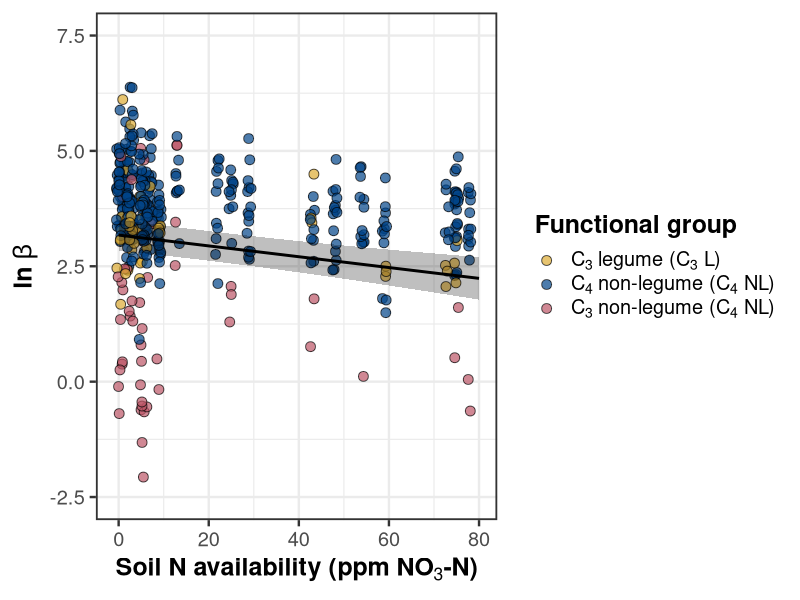
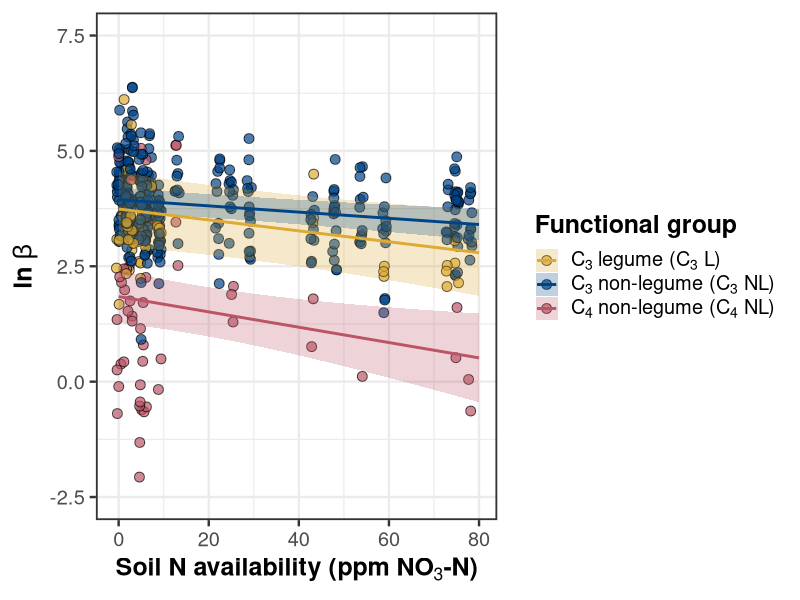
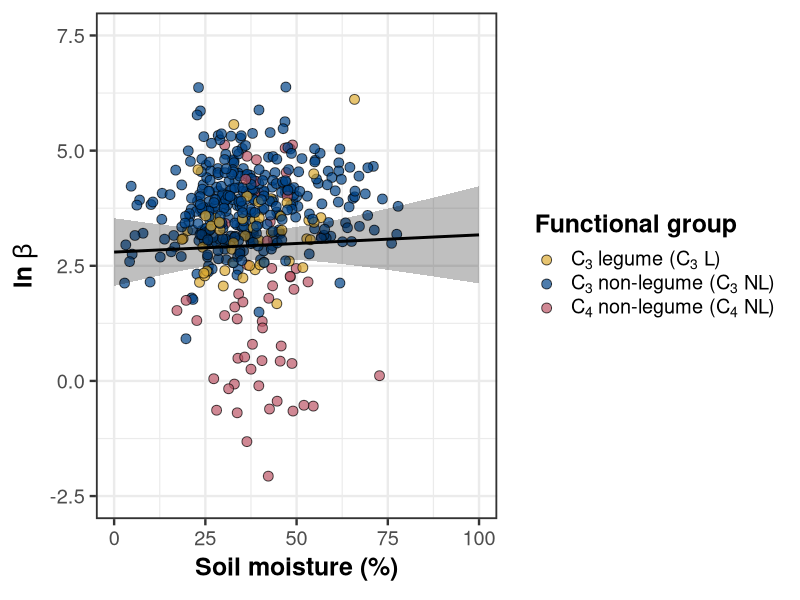
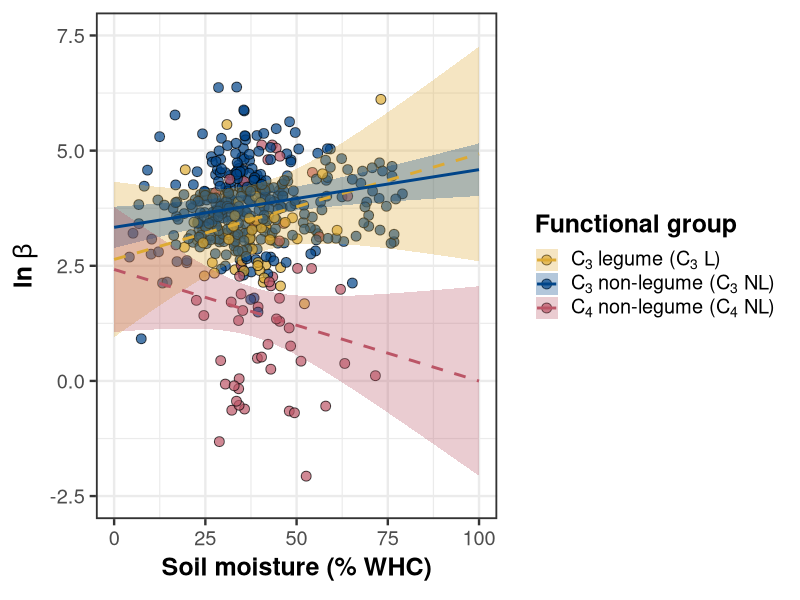
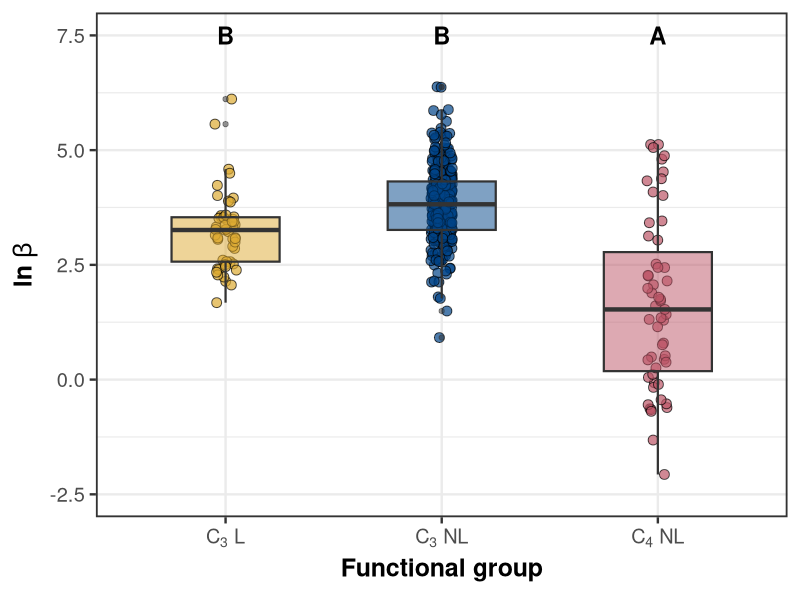
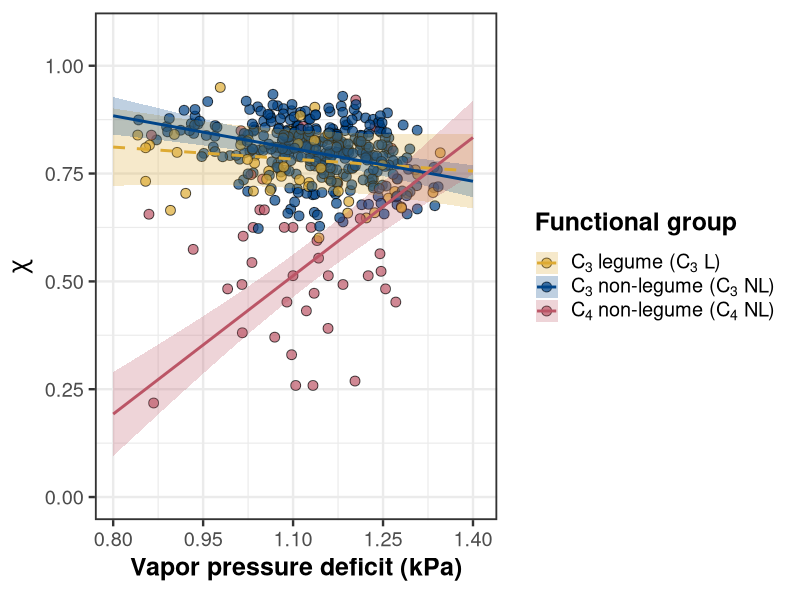
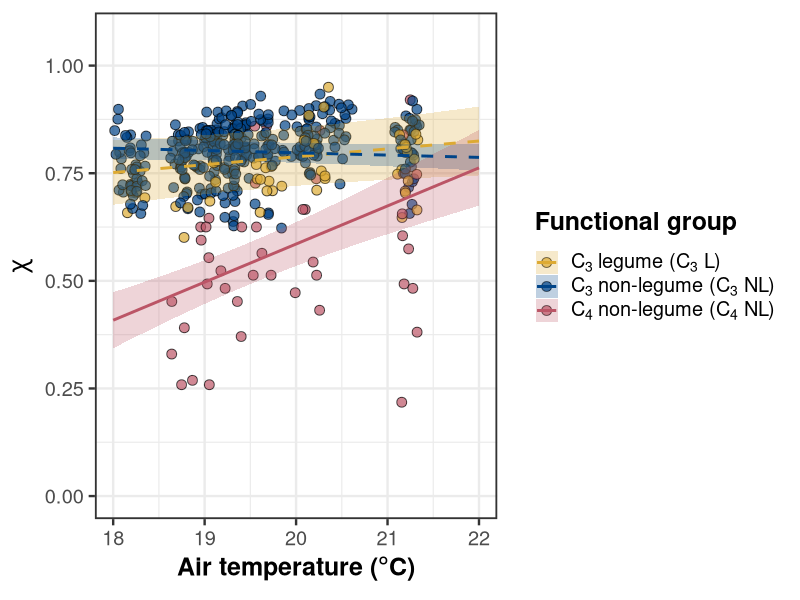
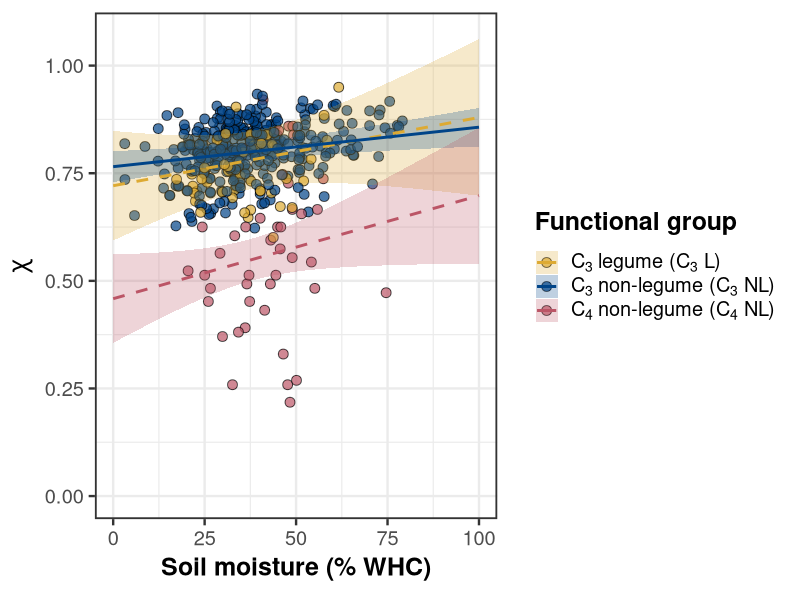

Reproduce these figures in R, in order.
##########################################################################
## Load libraries and import data
##########################################################################
# Libraries
library(lme4)
library(emmeans)
library(tidyverse)
library(ggpubr)

# Turn off digit rounding in emmean args
emm_options(opt.digits = FALSE)

# Load compiled datasheet
df <- read.csv("../data_sheets/TXeco_compiled_datasheet.csv",
               na.strings = c("NA", "NaN")) %>%
  filter(site != "Bell_2020_05" & 
           site != "Russel_2020_01") %>%
  mutate(pft = ifelse(pft == "c4_graminoid", 
                      "c4_nonlegume",
                      ifelse(pft == "c3_graminoid" | pft == "c3_forb" | pft == "c3_shrub",
                             "c3_nonlegume", 
                             ifelse(pft == "legume", 
                                    "c3_legume", 
                                    NA))),
         chi = ifelse(chi > 0.95 & chi < 0.20, NA, chi))

## Add colorblind friendly palette
cbbPalette <- c("#0077BB", "#33BBEE", "#009988", "#EE7733", "#CC3311")
cbbPalette2 <- c("#CC3311", "#EE7733", "#009988", "#33BBEE", "#0077BB")
cbbPalette3 <- c("#DDAA33", "#004488", "#BB5566")

## Figure out sample sizes within each pft class
length(df$pft[df$pft == "c3_legume"])
length(df$pft[df$pft == "c3_nonlegume"])
length(df$pft[df$pft == "c4_nonlegume"])

## Convert VPD from hPa (PRISM units) to kPa (standard)
df$vpd4 <- df$vpd4 / 10

## Remove outliers from statistical models
df$beta[c(84, 317, 500)] <- NA
df$chi[c(62, 117, 275, 317, 481, 276, 304, 322, 500,
         315, 456, 480, 502, 71, 292, 483, 484, 402)] <- NA
df$narea[df$narea > 10] <- NA
df$narea[509] <- NA

## Add general models
beta <- lmer(log(beta) ~ wn90_perc * soil.no3n * pft + (1 | NCRS.code), data = df)
chi <- lmer(chi ~ (vpd4 + tavg4 + (wn90_perc * soil.no3n)) * pft + (1 | NCRS.code), 
            data = df)
narea <- lmer(log(narea) ~ (beta + chi + soil.no3n) * pft + (1 | NCRS.code), 
              data = df)

##########################################################################
## Beta plots
##########################################################################

##########################################################################
## Beta - soil N
##########################################################################
test(emtrends(beta, ~pft, "soil.no3n"))

beta.no3n.pft <- data.frame(emmeans(beta, ~pft, "soil.no3n",
                                    at = list(soil.no3n = seq(0,80,1))))

beta.no3n <- data.frame(emmeans(beta, ~1, "soil.no3n",
                                at = list(soil.no3n = seq(0,80,1)))) %>%
  dplyr::select(pft = X1, everything()) %>%
  full_join(beta.no3n.pft) %>%
  mutate(linetype = "dashed")

beta.no3n.ind <- ggplot(data = subset(df, !is.na(pft)), 
                        aes(x = soil.no3n, y = log(beta))) +
   geom_jitter(aes(fill = pft),
               width = 0.5, size = 3, alpha = 0.7, shape = 21) +
  geom_ribbon(data = subset(beta.no3n, pft == "overall"), 
              aes(x = soil.no3n, y = emmean, ymin = lower.CL, 
                  ymax = upper.CL), alpha = 0.25, fill = "black") +
  geom_line(data = subset(beta.no3n, pft == "overall"),
            aes(x = soil.no3n, y = emmean),
            color = "black", size = 1) +
  scale_fill_manual(values = c(cbbPalette3), 
                    labels = c(expression("C"[3]~"legume (C"[3]*" L)"),
                               expression("C"[4]~"non-legume (C"[4]*" NL)"),
                               expression("C"[3]~"non-legume (C"[4]*" NL)"))) +
  scale_color_manual(values = c(cbbPalette3), 
                     labels = c(expression("C"[3]~"legume (C"[3]*" L)"),
                                expression("C"[4]~"non-legume (C"[4]*" NL)"),
                                expression("C"[3]~"non-legume (C"[3]*" NL)"))) +
  scale_x_continuous(limits = c(-1, 80), breaks = seq(0, 80, 20)) +
  scale_y_continuous(limits = c(-2.5, 7.5), breaks = seq(-2.5, 7.5, 2.5)) +
  labs(x = expression(bold("Soil N availability (ppm NO"[3]*"-N)")),
       y = expression(bold(ln~beta)),
       fill = "Functional group") +
  theme_bw(base_size = 18) +
  theme(legend.text.align = 0,
        panel.border = element_rect(size = 1.25),
        legend.title = element_text(face = "bold"))
beta.no3n.ind


beta.no3n.int <- ggplot(data = subset(df, !is.na(pft)), 
                        aes(x = soil.no3n, y = log(beta))) +
  geom_jitter(aes(fill = pft),
              width = 0.5, size = 3, alpha = 0.7, shape = 21) +
  geom_ribbon(data = subset(beta.no3n, pft != "overall"), 
              aes(x = soil.no3n, y = emmean, ymin = lower.CL, 
                  ymax = upper.CL, fill = pft), alpha = 0.25) +
  geom_line(data = subset(beta.no3n, pft != "overall"),
            aes(x = soil.no3n, y = emmean, color = pft), size = 1) +
  scale_fill_manual(values = c(cbbPalette3), 
                    labels = c(expression("C"[3]~"legume (C"[3]*" L)"),
                               expression("C"[3]~"non-legume (C"[3]*" NL)"),
                               expression("C"[4]~"non-legume (C"[4]*" NL)"))) +
  scale_color_manual(values = c(cbbPalette3), 
                    labels = c(expression("C"[3]~"legume (C"[3]*" L)"),
                               expression("C"[3]~"non-legume (C"[3]*" NL)"),
                               expression("C"[4]~"non-legume (C"[4]*" NL)"))) +
  scale_x_continuous(limits = c(-1, 80), breaks = seq(0, 80, 20)) +
  scale_y_continuous(limits = c(-2.5, 7.5), breaks = seq(-2.5, 7.5, 2.5)) +
  labs(x = expression(bold("Soil N availability (ppm NO"[3]*"-N)")),
       y = expression(bold(ln~beta)),
       fill = "Functional group", color = "Functional group") +
  theme_bw(base_size = 18) +
  theme(legend.text.align = 0,
        panel.border = element_rect(size = 1.25),
        legend.title = element_text(face = "bold"))
beta.no3n.int

##########################################################################
## Beta - soil moisture
##########################################################################
test(emtrends(beta, ~pft, "wn90_perc"))

beta.sm.pft <- data.frame(emmeans(beta, ~pft, "wn90_perc",
                                    at = list(wn90_perc = seq(0,1,0.01))))

beta.sm <- data.frame(emmeans(beta, ~1, "wn90_perc",
                                at = list(wn90_perc = seq(0,1,0.01)))) %>%
  dplyr::select(pft = X1, everything()) %>%
  full_join(beta.sm.pft) %>%
  mutate(linetype = ifelse(pft == "c3_nonlegume", "solid", "dashed"))

beta.h2o.ind <- ggplot(data = subset(df, !is.na(pft)), 
                       aes(x = wn90_perc, y = log(beta))) +
  geom_jitter(aes(fill = pft),
              width = 0.1, size = 3, alpha = 0.7, shape = 21) +
  geom_ribbon(data = subset(beta.sm, pft == "overall"),
              aes(x = wn90_perc, y = emmean, ymin = lower.CL, ymax = upper.CL),
              alpha = 0.25, fill = "black") +
  geom_line(data = subset(beta.sm, pft == "overall"),
            aes(x = wn90_perc, y = emmean),
            size = 1, color = "black") +
  scale_fill_manual(values = c(cbbPalette3), 
                    labels = c(expression("C"[3]~"legume (C"[3]*" L)"),
                               expression("C"[3]~"non-legume (C"[3]*" NL)"),
                               expression("C"[4]~"non-legume (C"[4]*" NL)"))) +
  scale_x_continuous(limits = c(0, 1), breaks = seq(0, 1, 0.25),
                     labels = c(0, 25, 50, 75, 100)) +
  scale_y_continuous(limits = c(-2.5, 7.5), breaks = seq(-2.5, 7.5, 2.5)) +
  labs(x = expression(bold("Soil moisture (%)")),
       y = expression(bold(ln~beta)),
       fill = "Functional group",
       color = "Functional group") +
  theme_bw(base_size = 18) +
  theme(legend.text.align = 0,
        panel.border = element_rect(size = 1.25),
        legend.title = element_text(face = "bold"))
beta.h2o.ind

beta.h2o.int <- ggplot(data = subset(df, !is.na(pft)), 
                       aes(x = wn90_perc, y = log(beta))) +
  geom_jitter(aes(fill = pft),
              width = 0.1, size = 3, alpha = 0.7, shape = 21) +
  geom_ribbon(data = subset(beta.sm, pft != "overall"),
              aes(x = wn90_perc, y = emmean, ymin = lower.CL,
                  ymax = upper.CL, fill = pft),
              alpha = 0.3) +
  geom_line(data = subset(beta.sm, pft != "overall"),
            aes(x = wn90_perc, y = emmean, linetype = linetype, color = pft),
            size = 1) +
  scale_fill_manual(values = c(cbbPalette3), 
                    labels = c(expression("C"[3]~"legume (C"[3]*" L)"),
                               expression("C"[3]~"non-legume (C"[3]*" NL)"),
                               expression("C"[4]~"non-legume (C"[4]*" NL)"))) +
  scale_color_manual(values = c(cbbPalette3), 
                     labels = c(expression("C"[3]~"legume (C"[3]*" L)"),
                                expression("C"[3]~"non-legume (C"[3]*" NL)"),
                                expression("C"[4]~"non-legume (C"[4]*" NL)"))) +
  scale_linetype_manual(values = c("dashed", "solid")) +
  scale_x_continuous(limits = c(0, 1), breaks = seq(0, 1, 0.25),
                     labels = c(0, 25, 50, 75, 100)) +
  scale_y_continuous(limits = c(-2.5, 7.5), breaks = seq(-2.5, 7.5, 2.5)) +
  labs(x = expression(bold("Soil moisture (% WHC)")),
       y = expression(bold(ln~beta)),
       fill = "Functional group",
       color = "Functional group") +
  guides(linetype = "none") +
  theme_bw(base_size = 18) +
  theme(legend.text.align = 0,
        panel.border = element_rect(size = 1.25),
        legend.title = element_text(face = "bold"))
beta.h2o.int

##########################################################################
## Beta - PFT
##########################################################################
beta.pft <- data.frame(multcomp::cld(emmeans(beta, ~pft), 
                           Letters = LETTERS)) %>%
  mutate(.group = trimws(.group, which = "both"))

beta.pft.plot <- ggplot() +
  geom_jitter(data = subset(df, !is.na(pft)), 
              aes(x = pft, y = log(beta), fill = pft),
              width = 0.05, alpha = 0.7, shape = 21, size = 3) +
  geom_boxplot(data = subset(df, !is.na(pft)), 
               aes(x = pft, y = log(beta), fill = pft), 
               alpha = 0.5, width = 0.5, size = 0.75) +
  geom_text(data = beta.pft,
            aes(x = pft, y = 7.5, label = .group), fontface = "bold", size = 6) +
  scale_fill_manual(values = cbbPalette3) +
  scale_x_discrete(labels = c(expression("C"[3]*" L"),
                              expression("C"[3]*" NL"),
                              expression("C"[4]*" NL"))) +
  scale_y_continuous(limits = c(-2.5, 7.5), breaks = seq(-2.5, 7.5, 2.5)) +
  labs(x = expression(bold("Functional group")),
       y = expression(bold(ln~beta))) +
  guides(fill = "none") +
  theme_bw(base_size = 18) +
  theme(panel.border = element_rect(size = 1.25))
beta.pft.plot

##########################################################################
## Write beta plot
##########################################################################
# Write plot
png("../working_drafts/figs/TXeco_fig2_beta.png",
    width = 12, height = 8.5, units = 'in', res = 600)
ggarrange(beta.h2o.int, beta.no3n.int, beta.pft.plot,
          ncol = 2, nrow = 2, common.legend = TRUE,
          legend = "right", align = "hv", labels = "AUTO",
          font.label = list(size = 18))
dev.off()

##########################################################################
## Chi - VPD
##########################################################################
test(emtrends(chi, ~pft, "vpd4"))

chi.vpd.pft <- data.frame(emmeans(chi, ~pft, "vpd4",
                                  at = list(vpd4 = seq(0.8,1.4,0.01))))

chi.vpd <- data.frame(emmeans(chi, ~1, "vpd4",
                              at = list(vpd4 = seq(0.8,1.4,0.01)))) %>%
  dplyr::select(pft = X1, everything()) %>%
  full_join(chi.vpd.pft) %>%
  mutate(linetype = ifelse(pft == "c3_legume", "dashed", "solid"))


chi.vpd.int <- ggplot(data = df, aes(x = vpd4, y = chi)) +
  geom_jitter(aes(fill = pft),
              width = 0.1, size = 3, alpha = 0.7, shape = 21) +
  geom_ribbon(data = subset(chi.vpd, pft != "overall"), 
              aes(x = vpd4, y = emmean, ymin = lower.CL, 
                  ymax = upper.CL, fill = pft), alpha = 0.25) +
  geom_line(data = subset(chi.vpd, pft != "overall"), 
            aes(x = vpd4, y = emmean, color = pft, linetype = linetype), 
            size = 1) +
  scale_fill_manual(values = cbbPalette3, 
                    labels = c(expression("C"[3]~"legume (C"[3]*" L)"),
                               expression("C"[3]~"non-legume (C"[3]*" NL)"),
                               expression("C"[4]~"non-legume (C"[4]*" NL)"))) +
  scale_color_manual(values = cbbPalette3, 
                     labels = c(expression("C"[3]~"legume (C"[3]*" L)"),
                                expression("C"[3]~"non-legume (C"[3]*" NL)"),
                                expression("C"[4]~"non-legume (C"[4]*" NL)"))) +
  scale_linetype_manual(values = c("dashed", "solid")) +
  scale_x_continuous(limits = c(0.8, 1.41), breaks = seq(0.8, 1.4, 0.15)) +
  scale_y_continuous(limits = c(0, 1.07), breaks = seq(0, 1, 0.25)) +
  labs(x = expression(bold("Vapor pressure deficit (kPa)")),
       y = expression(bold(chi)),
       fill = expression(bold("Functional group")), 
       color = expression(bold("Functional group"))) +
  guides(linetype = "none") +
  theme_bw(base_size = 18) +
  theme(legend.text.align = 0,
        panel.border = element_rect(size = 1.25))
chi.vpd.int

##########################################################################
## Chi - Temp
##########################################################################
test(emtrends(chi, ~pft, "tavg4"))

chi.tavg.pft <- data.frame(emmeans(chi, ~pft, "tavg4",
                                  at = list(tavg4 = seq(18, 22,0.1))))

chi.tavg <- data.frame(emmeans(chi, ~1, "tavg4",
                              at = list(tavg4 = seq(18, 22,0.1)))) %>%
  dplyr::select(pft = X1, everything()) %>%
  full_join(chi.tavg.pft) %>%
  mutate(linetype = ifelse(pft == "c4_nonlegume", "solid", "dashed"))

chi.temp.int <- ggplot(data = df, aes(x = tavg4, y = chi)) +
  geom_jitter(aes(fill = pft),
              width = 0.1, size = 3, alpha = 0.7, shape = 21) +
  geom_ribbon(data = subset(chi.tavg, pft != "overall"),
              aes(x = tavg4, y = emmean, ymin = lower.CL,
                  ymax = upper.CL, fill = pft), alpha = 0.25) +
  geom_line(data = subset(chi.tavg, pft != "overall"),
            aes(x = tavg4, y = emmean, color = pft, linetype = linetype), 
            size = 1) +
  scale_fill_manual(values = cbbPalette3, 
                    labels = c(expression("C"[3]~"legume (C"[3]*" L)"),
                               expression("C"[3]~"non-legume (C"[3]*" NL)"),
                               expression("C"[4]~"non-legume (C"[4]*" NL)"))) +
  scale_color_manual(values = cbbPalette3, 
                     labels = c(expression("C"[3]~"legume (C"[3]*" L)"),
                                expression("C"[3]~"non-legume (C"[3]*" NL)"),
                                expression("C"[4]~"non-legume (C"[4]*" NL)"))) +
  scale_linetype_manual(values = c("dashed", "solid")) +
  scale_x_continuous(limits = c(18, 22), breaks = seq(18, 22, 1)) +
  scale_y_continuous(limits = c(0, 1.07), breaks = seq(0, 1, 0.25)) +
  labs(x = expression(bold("Air temperature ("*degree*"C)")),
       y = expression(bold(chi)),
       fill = expression(bold("Functional group")),
       color = expression(bold("Functional group"))) +
  guides(linetype = "none") +
  theme_bw(base_size = 18) +
  theme(legend.text.align = 0,
        panel.border = element_rect(size = 1.25))
chi.temp.int

##########################################################################
## Chi - Soil moisture
##########################################################################
test(emtrends(chi, ~pft, "wn90_perc"))

chi.sm.pft <- data.frame(emmeans(chi, ~pft, "wn90_perc",
                                   at = list(wn90_perc = seq(0, 1, 0.01))))

chi.sm <- data.frame(emmeans(chi, ~1, "wn90_perc",
                               at = list(wn90_perc = seq(0, 1, 0.01)))) %>%
  dplyr::select(pft = X1, everything()) %>%
  full_join(chi.sm.pft) %>%
  mutate(linetype = ifelse(pft == "c3_nonlegume", "dashed", "solid"))

chi.sm.int <- ggplot(data = df, aes(x = wn90_perc, y = chi)) +
  geom_jitter(aes(fill = pft),
              width = 0.1, size = 3, alpha = 0.7, shape = 21) +
  geom_ribbon(data = subset(chi.sm, pft != "overall"), 
              aes(x = wn90_perc, y = emmean, ymin = lower.CL, 
                  ymax = upper.CL, fill = pft), alpha = 0.25) +
  geom_line(data = subset(chi.sm, pft != "overall"), 
            aes(x = wn90_perc, y = emmean, color = pft, linetype = linetype),
            size = 1) +
  scale_fill_manual(values = cbbPalette3, 
                    labels = c(expression("C"[3]~"legume (C"[3]*" L)"),
                               expression("C"[3]~"non-legume (C"[3]*" NL)"),
                               expression("C"[4]~"non-legume (C"[4]*" NL)"))) +
  scale_color_manual(values = cbbPalette3, 
                     labels = c(expression("C"[3]~"legume (C"[3]*" L)"),
                                expression("C"[3]~"non-legume (C"[3]*" NL)"),
                                expression("C"[4]~"non-legume (C"[4]*" NL)"))) +
  scale_x_continuous(limits = c(0, 1), breaks = seq(0, 1, 0.25),
                     labels = c(0, 25, 50, 75, 100)) +
  scale_y_continuous(limits = c(0, 1.07), breaks = seq(0, 1, 0.25)) +
  scale_linetype_manual(values = c("solid", "dashed")) +
  labs(x = expression(bold("Soil moisture (% WHC)")),
       y = expression(bold(chi)),
       fill = expression(bold("Functional group")),
       color = expression(bold("Functional group"))) +
  guides(linetype = "none") +
  theme_bw(base_size = 18) +
  theme(legend.text.align = 0,
        panel.border = element_rect(size = 1.25))
chi.sm.int 

##########################################################################
## Chi- soil N
##########################################################################
test(emtrends(chi, ~pft, "soil.no3n"))

chi.no3n.pft <- data.frame(emmeans(chi, ~pft, "soil.no3n",
                                   at = list(soil.no3n = seq(0, 80, 1))))

chi.no3n <- data.frame(emmeans(chi, ~1, "soil.no3n",
                               at = list(soil.no3n = seq(0, 80, 1)))) %>%
  dplyr::select(pft = X1, everything()) %>%
  full_join(chi.no3n.pft) %>%
  mutate(linetype = ifelse(pft == "c4_nonlegume", "dashed", "solid"))


chi.no3n.int <- ggplot(data = df, aes(x = soil.no3n, y = chi)) +
  geom_jitter(aes(fill = pft),
              width = 0.5, size = 3, alpha = 0.7, shape = 21) +
  # geom_ribbon(data = subset(chi.no3n, pft != "overall"), 
  #             aes(x = soil.no3n, y = emmean, ymin = lower.CL, 
  #                 ymax = upper.CL, fill = pft), alpha = 0.25) +
  # geom_line(data = subset(chi.no3n, pft != "overall"),
  #           aes(x = soil.no3n, y = emmean, color = pft), 
  #           size = 1, lty = "dashed") +
  scale_fill_manual(values = cbbPalette3, 
                    labels = c(expression("C"[3]~"legume (C"[3]*" L)"),
                               expression("C"[3]~"non-legume (C"[3]*" NL)"),
                               expression("C"[4]~"non-legume (C"[4]*" NL)"))) +
  scale_color_manual(values = cbbPalette3, 
                     labels = c(expression("C"[3]~"legume (C"[3]*" L)"),
                                expression("C"[3]~"non-legume (C"[3]*" NL)"),
                                expression("C"[4]~"non-legume (C"[4]*" NL)"))) +
  scale_x_continuous(limits = c(0, 80), breaks = seq(0, 80, 20)) +
  scale_y_continuous(limits = c(0, 1.07), breaks = seq(0, 1, 0.25)) +
  labs(x = expression(bold("Soil N availability (ppm NO"[3]*"-N)")),
       y = expression(bold(chi)),
       fill = expression(bold("Functional group")),
       color = expression(bold("Functional group"))) +
  theme_bw(base_size = 18) +
  theme(legend.text.align = 0,
        panel.border = element_rect(size = 1.25))
chi.no3n.int

##########################################################################
## Chi- pft
##########################################################################
chi.pft <- data.frame(multcomp::cld(emmeans(chi, ~pft), 
                                     Letters = LETTERS)) %>%
  mutate(.group = trimws(.group, which = "both"))

chi.pft.plot <- ggplot() +
  geom_jitter(data = subset(df, !is.na(pft)), 
              aes(x = pft, y = chi, fill = pft),
              width = 0.05, alpha = 0.7, shape = 21, size = 3) +
  geom_boxplot(data = subset(df, !is.na(pft)), 
               aes(x = pft, y = chi, fill = pft), 
               alpha = 0.5, width = 0.5, size = 0.75) +
  geom_text(data = chi.pft,
            aes(x = pft, y = 1.07, label = .group), fontface = "bold", size = 6) +
  scale_fill_manual(values = cbbPalette3) +
  scale_x_discrete(labels = c(expression("C"[3]*" L"),
                              expression("C"[3]*" NL"),
                              expression("C"[4]*" NL"))) +
  scale_y_continuous(limits = c(0, 1.07), breaks = seq(0, 1, 0.25)) +
  labs(x = expression(bold("Functional group")),
       y = expression(bold(chi))) +
  guides(fill = "none") +
  theme_bw(base_size = 18) +
  theme(panel.border = element_rect(size = 1.25))
chi.pft.plot

##########################################################################
## Write chi plot
##########################################################################
png("../working_drafts/figs/TXeco_fig3_chi.png",
    height = 14, width = 13, units = 'in', res = 600)
ggarrange(chi.sm.int, chi.no3n.int,
          chi.vpd.int, chi.temp.int,
          chi.pft.plot,
          nrow = 3, ncol = 2, common.legend = TRUE, legend = "right", 
          align = "hv", labels = "AUTO", font.label = list(size = 18))
dev.off()

##########################################################################
## Narea - soil N
##########################################################################
test(emtrends(narea, ~pft, "soil.no3n"))
car::Anova(narea)

narea.no3n.pft <- data.frame(emmeans(narea, ~pft, "soil.no3n",
                                   at = list(soil.no3n = seq(0, 80, 1))))

narea.no3n <- data.frame(emmeans(narea, ~1, "soil.no3n",
                               at = list(soil.no3n = seq(0, 80, 1)))) %>%
  dplyr::select(pft = X1, everything()) %>%
  full_join(narea.no3n.pft) %>%
  mutate(linetype = "dashed")


narea.no3n.ind <- ggplot(data = subset(df, !is.na(pft)), 
                        aes(x = soil.no3n, y = log(narea))) +
  geom_jitter(aes(fill = pft),
              width = 0.5, size = 3, alpha = 0.7, shape = 21) +
  # geom_ribbon(data = subset(narea.no3n, pft == "overall"),
  #             aes(y = emmean, ymin = lower.CL, ymax = upper.CL), 
  #             alpha = 0.25) +
  # geom_smooth(data = subset(narea.no3n, pft == "overall"),
  #             aes(y = emmean), linetype = "dashed", color = "black",
  #             size = 1) +
  scale_fill_manual(values = c(cbbPalette3), 
                    labels = c(expression("C"[3]~"legume (C"[3]*" L)"),
                               expression("C"[3]~"non-legume (C"[3]*" NL)"),
                               expression("C"[4]~"non-legume (C"[4]*" NL)"))) +
  scale_x_continuous(limits = c(-1, 80), breaks = seq(0, 80, 20)) +
  scale_y_continuous(limits = c(-1, 3), breaks = seq(-1, 3, 1)) +
  labs(x = expression(bold("Soil N availability (ppm NO"[3]*"-N)")),
       y = expression(bold(ln*" N"["area"]*" (gN m"^"-2"~")")),
       fill = expression(bold("Functional group"))) +
  theme_bw(base_size = 18) +
  theme(legend.text.align = 0,
        panel.border = element_rect(size = 1.25),
        panel.grid.minor.y = element_blank())
narea.no3n.ind

##########################################################################
## Narea - chi
##########################################################################
test(emtrends(narea, ~pft, "chi"))
car::Anova(narea)

narea.chi.pft <- data.frame(emmeans(narea, ~pft, "chi",
                                     at = list(chi = seq(0.2, 1, 0.01))))

narea.chi <- data.frame(emmeans(narea, ~1, "chi",
                                 at = list(chi = seq(0.2, 1, 0.01)))) %>%
  dplyr::select(pft = X1, everything()) %>%
  full_join(narea.chi.pft) %>%
  mutate(linetype = ifelse(pft == "c3_nonlegume", "solid", "dashed"))

narea.chi.ind <- ggplot(data = subset(df, !is.na(pft)), 
                         aes(x = chi, y = log(narea))) +
  geom_jitter(aes(fill = pft),
              width = 0.01, size = 3, alpha = 0.7, shape = 21) +
  geom_ribbon(data = subset(narea.chi, pft != "overall"),
              aes(x = chi, y = emmean, ymin = lower.CL,
                  ymax = upper.CL, fill = pft), alpha = 0.25) +
  geom_line(data = subset(narea.chi, pft != "overall"),
            aes(x = chi, y = emmean, color = pft, linetype = linetype),
            size = 1) +
  scale_fill_manual(values = c(cbbPalette3), 
                    labels = c(expression("C"[3]~"legume (C"[3]*" L)"),
                               expression("C"[3]~"non-legume (C"[3]*" NL)"),
                               expression("C"[4]~"non-legume (C"[4]*" NL)"))) +
  scale_color_manual(values = c(cbbPalette3), 
                     labels = c(expression("C"[3]~"legume (C"[3]*" L)"),
                                expression("C"[3]~"non-legume (C"[3]*" NL)"),
                                expression("C"[4]~"non-legume (C"[4]*" NL)"))) +
  scale_linetype_manual(values = c("dashed", "solid")) +
  scale_x_continuous(limits = c(0.2, 1), breaks = seq(0.2, 1, 0.2)) +
  scale_y_continuous(limits = c(-1.2, 3), breaks = seq(-1, 3, 1)) +
  labs(x = expression(bold(chi)),
       y = expression(bold(ln*" N"["area"]*" (gN m"^"-2"~")")),
       fill = expression(bold("Functional group")),
       color = expression(bold("Functional group"))) +
  guides(linetype = "none") +
  theme_bw(base_size = 18) +
  theme(legend.text.align = 0,
        panel.border = element_rect(size = 1.25),
        panel.grid.minor.y = element_blank())
narea.chi.ind

##########################################################################
## Narea - beta
##########################################################################
test(emtrends(narea, ~pft, "beta"))
car::Anova(narea)

narea.beta.pft <- data.frame(emmeans(narea, ~pft, "beta",
                                     at = list(beta = seq(0, 600, 1))))

narea.beta <- data.frame(emmeans(narea, ~1, "beta",
                                 at = list(beta = seq(0, 600, 1)))) %>%
  dplyr::select(pft = X1, everything()) %>%
  full_join(narea.beta.pft) %>%
  mutate(linetype = ifelse(pft == "c3_legume", "solid", "dashed"))

narea.beta.ind <- ggplot(data = subset(df, !is.na(pft)), 
                         aes(x = beta, y = log(narea))) +
  geom_point(aes(fill = pft),
              size = 3, alpha = 0.7, shape = 21) +
  geom_ribbon(data = subset(narea.beta, pft == "overall"),
              aes(x = beta, y = emmean, ymin = lower.CL,
                  ymax = upper.CL), alpha = 0.25) +
  geom_line(data = subset(narea.beta, pft == "overall"),
            aes(x = beta, y = emmean),
            size = 1) +
  scale_fill_manual(values = c(cbbPalette3), 
                    labels = c(expression("C"[3]~"legume (C"[3]*" L)"),
                               expression("C"[3]~"non-legume (C"[3]*" NL)"),
                               expression("C"[4]~"non-legume (C"[4]*" NL)"))) +
  scale_x_continuous(limits = c(0, 600), breaks = seq(0, 600, 150)) +
  scale_y_continuous(limits = c(-1, 3), breaks = seq(-1, 3, 1)) +
  labs(x = expression(bold("Unit cost ratio ("*beta*")")),
       y = expression(bold(ln*" N"["area"]*" (gN m"^"-2"~")")),
       fill = expression(bold("Functional group"))) +
  theme_bw(base_size = 18) +
  theme(legend.text.align = 0,
        panel.border = element_rect(size = 1.25),
        panel.grid.minor.y = element_blank())
narea.beta.ind

##########################################################################
## Narea- pft
##########################################################################
narea.pft <- data.frame(multcomp::cld(emmeans(narea, ~pft), 
                                    Letters = LETTERS)) %>%
  mutate(.group = trimws(.group, which = "both"))

narea.pft.plot <- ggplot() +
  geom_jitter(data = subset(df, !is.na(pft)), 
              aes(x = pft, y = log(narea), fill = pft),
              width = 0.05, alpha = 0.7, shape = 21, size = 3) +
  geom_boxplot(data = subset(df, !is.na(pft)), 
               aes(x = pft, y = log(narea), fill = pft), 
               alpha = 0.5, width = 0.5, size = 0.75) +
  geom_text(data = narea.pft,
            aes(x = pft, y = 3, label = .group), fontface = "bold", size = 6) +
  scale_fill_manual(values = cbbPalette3) +
  scale_x_discrete(labels = c(expression("C"[3]*" L"),
                              expression("C"[3]*" NL"),
                              expression("C"[4]*" NL"))) +
  scale_y_continuous(limits = c(-1, 3), breaks = seq(-1, 3, 1)) +
  labs(x = expression(bold("Functional group")),
       y = expression(bold(ln*" N"["area"]*" (gN m"^"-2"~")"))) +
  guides(fill = "none") +
  theme_bw(base_size = 18) +
  theme(panel.border = element_rect(size = 1.25))
narea.pft.plot


##########################################################################
## Create Narea plots
##########################################################################
png("../working_drafts/figs/TXeco_fig4_narea.png",
    width = 12, height = 8.5, units = 'in', res = 600)
ggarrange(narea.no3n.ind, narea.chi.ind, narea.beta.ind, narea.pft.plot,
          ncol = 2, nrow = 2, common.legend = TRUE, legend = "right", 
          align = "hv", labels = "AUTO", font.label = list(size = 18))
dev.off()
